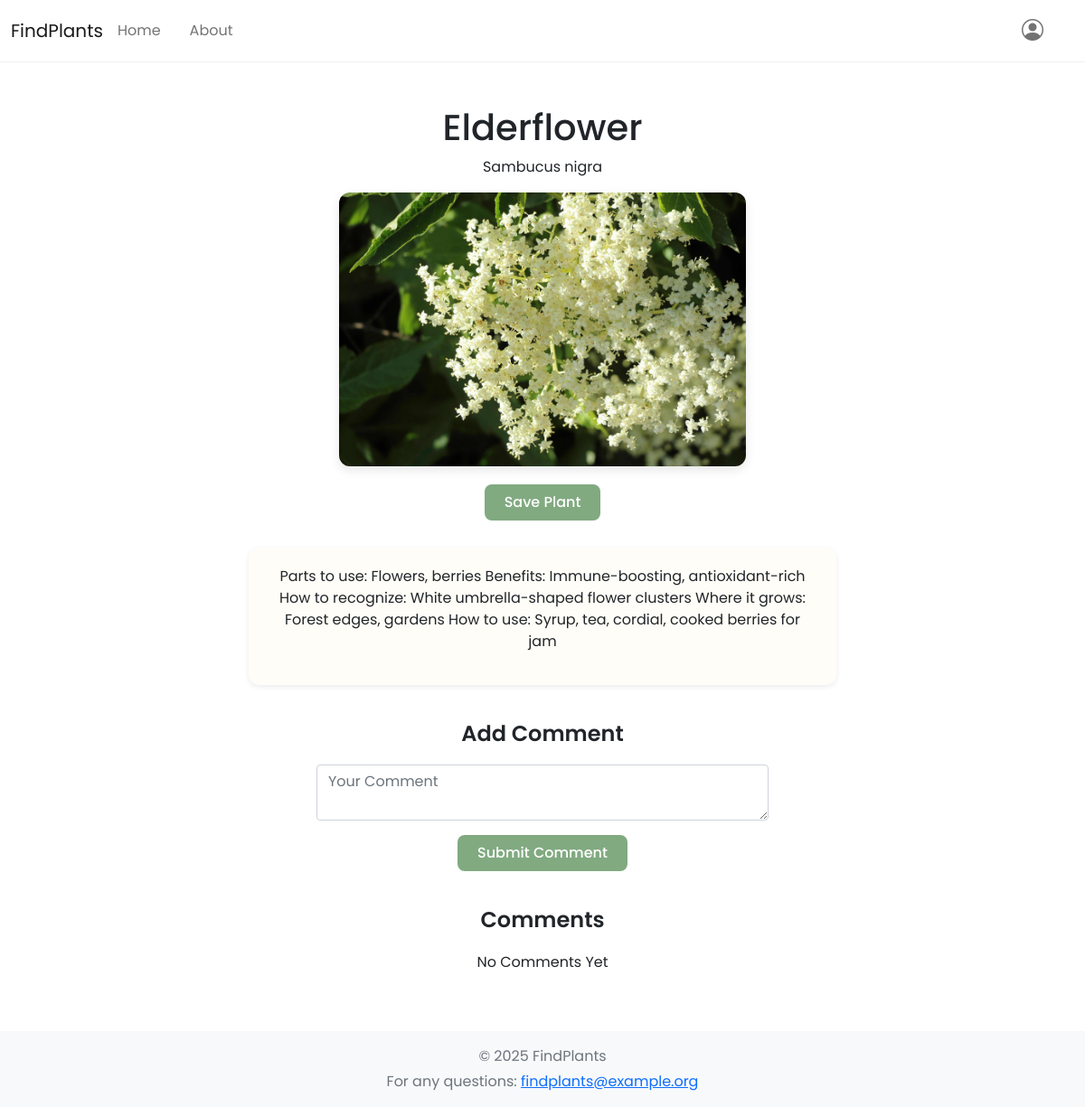
/plant/3, run on the app's committed database.
### models.py (models this page shows, shortened)
class Plant(db.Model):
    id=db.Column(db.Integer, primary_key=True)
    name = db.Column(db.String(100), nullable=False)
    latin_name= db.Column(db.String(120))
    description = db.Column(db.Text, nullable=False)
    image_file = db.Column(db.String(20), nullable=True, default='default.jpg')
    comments = db.relationship('Comment', backref='plant', lazy=True)

### app.py (the view, shortened to what this page needs)
@app.route("/plant/<int:plant_id>", methods=['GET', 'POST'])
def plant_detail(plant_id):
    plant=Plant.query.get_or_404(plant_id)
    return render_template("plant_detail.html", plant=plant)

### templates/plant_detail.html
{% extends "layout.html" %}
{% block content %}
<div class="container mt-4 text-center">
    <h1 class="plant-title">{{ plant.name }}</h1>
    <p class="latin-name">{{ plant.latin_name }}</p>
    {% if plant.image_file %}
    <div>
       <img src="{{ url_for('static', filename='images/' +plant.image_file)}}"
            class="plant-img"
            alt="{{ plant.name }}">
    </div>
    {% endif %}
    <div class="save-btn-wrapper">
   {% if plant in current_user.saved %}
      <form action="{{ url_for('unsave_plant', plant_id=plant.id) }}" method="POST">
         <button class="btn btn-save">Unsave</button>
      </form>
   {% else %}
      <form action="{{ url_for('save_plant', plant_id=plant.id) }}" method="POST">
         <button class="btn btn-save">Save Plant</button>
     </form>
   {% endif %}
    </div>
    <div class="description-box">
        <p>{{ plant.description }}</p>
    </div>
        <h4 class="section-title">Add Comment</h4>
        <form method="POST" class="comment-form">
            <textarea name="text" placeholder="Your Comment" class="form-control mb-2" required></textarea>
            <button type="submit"
                    class="btn btn-save mt-2">
                    Submit Comment</button>
        </form>
        <h4 class="section-title">Comments</h4>
    {% if plant.comments %}
        <ul class="comment-list">
            {% for comment in plant.comments %}
           <li class="comment-item">
            <div>
               <strong>{{ comment.author.username }}:</strong>
               {{ comment.text }}
            </div>
            {% if comment.author.id == current_user.id %}
            <form method="POST"
                  action="{{ url_for('delete_comment', comment_id=comment.id) }}">
                <button class="btn btn-delete">Delete</button>
                </form>
          {% endif %}
           </li>
           {% endfor %}
        </ul>
        {% else %}
           <p class="no-comments">No Comments Yet</p>
        {% endif %}
</div>
{% endblock %}

### static/css/style.css (style rules this page uses)
body { font-family: 'Poppins', sans-serif; }
.plant-img { max-width: 450px; width: 100%; height: auto; border-radius: 12px; box-shadow: 0 4px 12px rgba(0,0,0,0.1); object-fit: cover; }
html, body { height: 100%; }
body { display: flex; flex-direction: column; min-height: 100vh; }
.btn-save { background-color: #81aa81 !important; color: white !important; border: none !important; padding: 8px 22px; border-radius: 8px; font-weight: 500; }
.description-box { background: #fffdf7; padding: 20px 24px; border-radius: 12px; box-shadow: 0 2px 6px rgba(0,0,0,0.08); margin: 30px auto; text-align: center; max-width: 650px; }
.section-title { text-align: center; font-weight: 600; margin-top: 40px; margin-bottom: 20px; max-width: 650px; margin-left: auto; margin-right: auto; }
.comment-form { max-width: 500px; margin: 0 auto; text-align: center; }
.save-btn-wrapper { margin-top: 20px; margin-bottom: 20px; text-align: center; }

### data on the page
Plant: name "Elderflower", latin_name "Sambucus nigra", image_file (picture), description "Parts to use: Flowers, berries Benefits: Immune-boosting, antioxidant-rich How to recognize: White umbrella-shaped flower clusters Where it grows: Forest edges, gardens How to use: Syrup, tea, cordial, cooked berries for jam"
